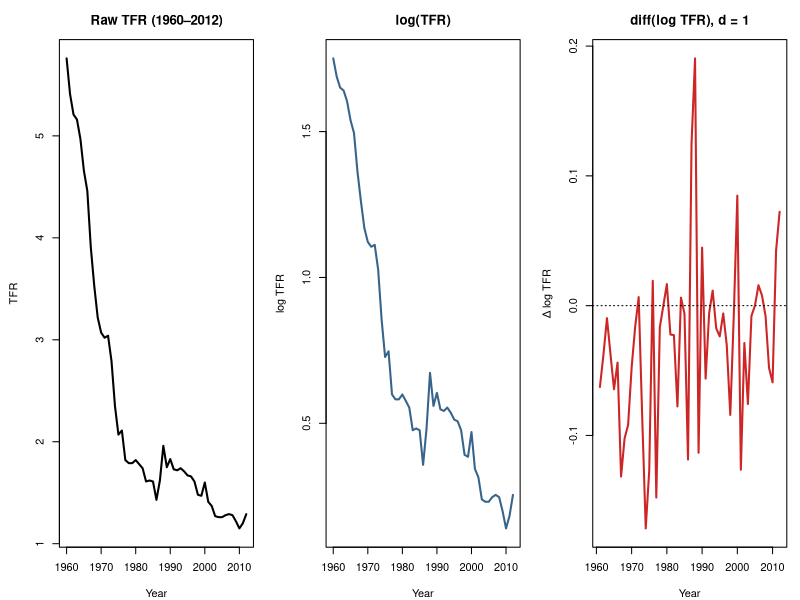
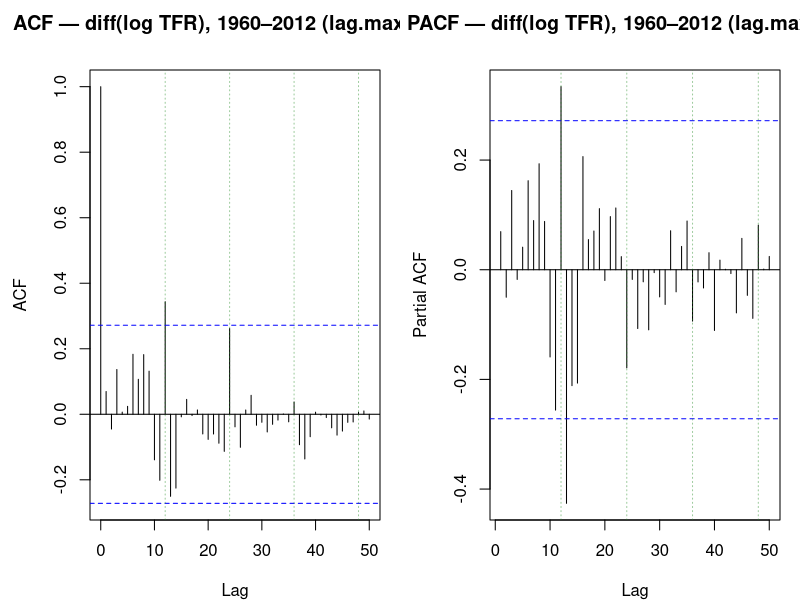
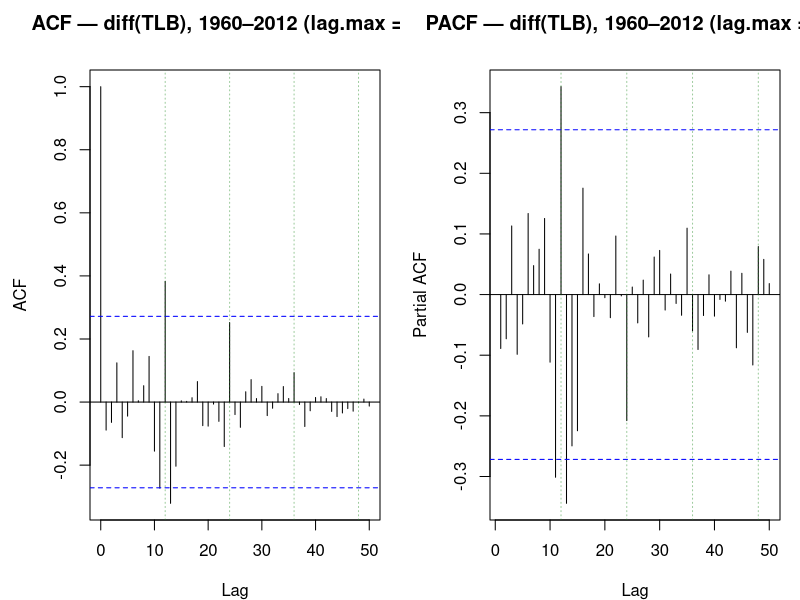
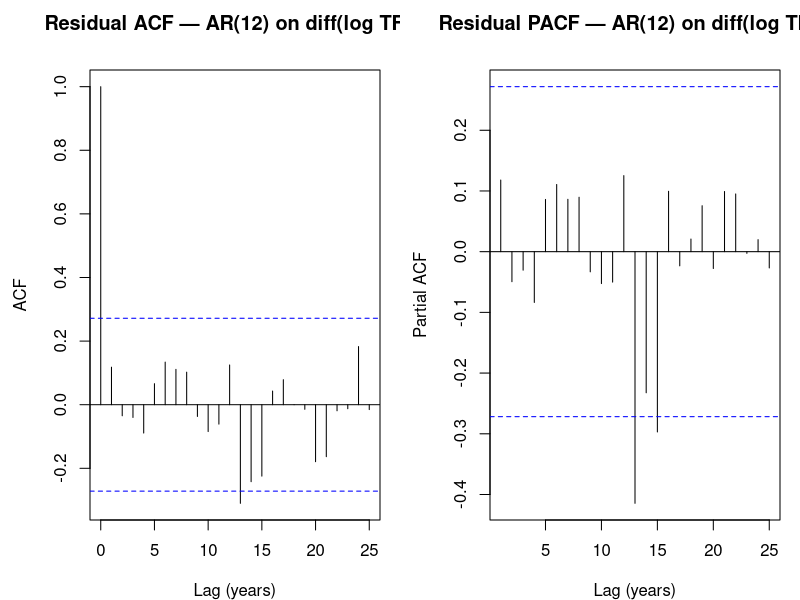
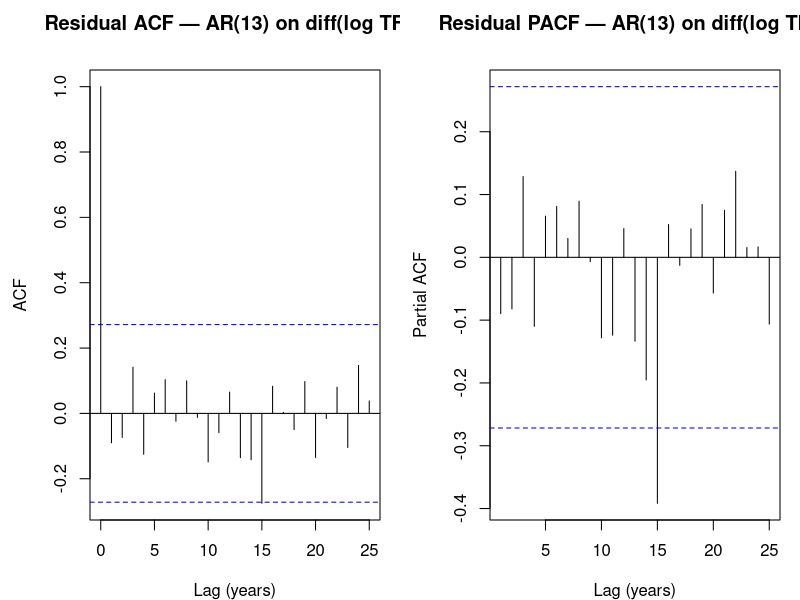
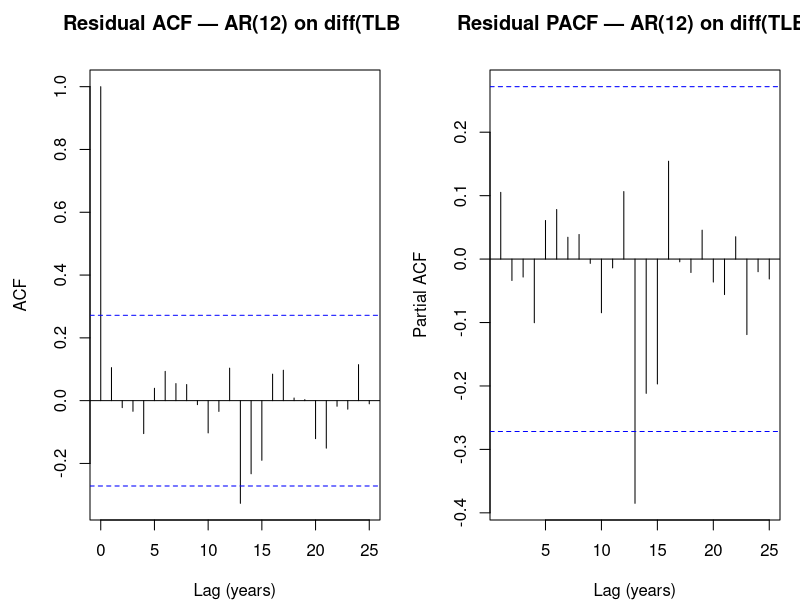
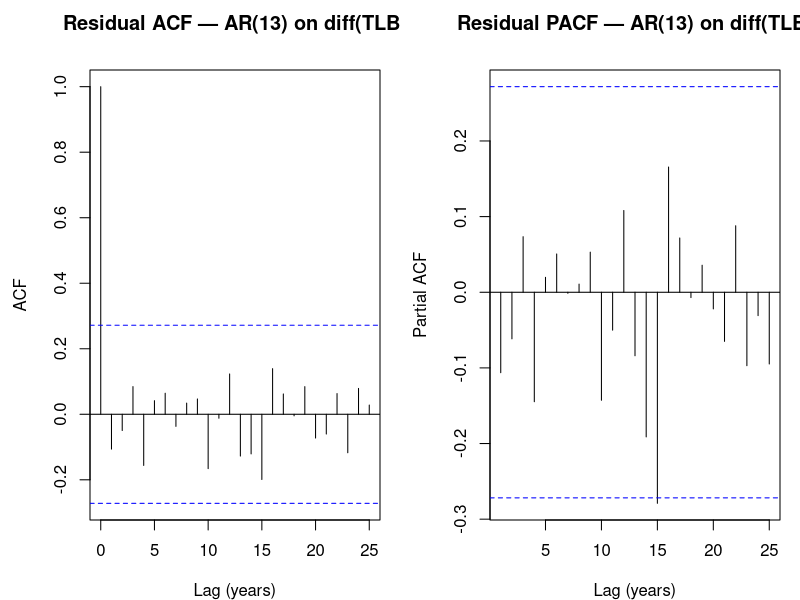

Write the R code that produced these figures, in order. (Note: this script raises an error after producing the figures.)
# =============================================================================
# ITERATIVE BOX–JENKINS MODEL SELECTION — Singapore TFR & TLB
# Methodology: propose a starting model -> test its residuals -> diagnose the
# remaining structure -> let that diagnosis fix the next model's parameters ->
# repeat until residuals are white and added terms stop improving the fit.
# Every model in each chain receives a residual test.
#
# TFR: log transform (lambda = 0) + d = 1 + seasonal AR at period 12.
# TLB: original scale + d = 1 + seasonal AR at period 12.
# Train 1960-2012, test 2013-2024.  Figures -> plots/bj_*.  All numbers printed.
# =============================================================================

suppressPackageStartupMessages({
  library(forecast)
  library(tseries)
  library(ggplot2)
})

options(stringsAsFactors = FALSE)
options(scipen = 999)
set.seed(42)
dir.create("figures", showWarnings = FALSE)
rule <- function(s) cat("\n", strrep("=", 78), "\n", s, "\n", strrep("=", 78), "\n", sep = "")

# ---- DATA SETUP -------------------------------------------------------------
data  <- read.csv("cleaned_tlb_tfr_1960_2024.csv")
train <- subset(data, Year <= 2012)
test  <- subset(data, Year >= 2013)

tfr_train <- ts(train$TFR, start = 1960, frequency = 1)
tlb_train <- ts(train$TLB, start = 1960, frequency = 1)
tfr_s12   <- ts(train$TFR, start = 1960, frequency = 12)   # SARIMA fits, period = 12
tlb_s12   <- ts(train$TLB, start = 1960, frequency = 12)

tfr_test    <- test$TFR
tlb_test    <- test$TLB
test_years  <- test$Year
train_years <- train$Year

# ---- MODELS ARE FIT ON THE STATIONARY DIFFERENCED SERIES (Step 1) ------------
# We difference EXPLICITLY here and fit with the difference order NOT set (d = 0);
# TLB on its original scale, TFR on the log scale. (Any seasonal difference D in a
# model's seasonal order is still applied by Arima to these already-differenced
# series.) Fitting Arima(diff(y), order=c(p,0,q)) is identical to Arima(y,
# order=c(p,1,q)) -- it just makes explicit that we never model the non-stationary
# level. Forecasts are integrated back to the level for evaluation.
tfr_dl <- diff(log(tfr_s12))                      # (1-B) log(TFR) -- stationary
tlb_d  <- diff(tlb_s12)                           # (1-B) TLB       -- stationary
tfr_anchor <- as.numeric(tail(log(tfr_s12), 1))   # last log(TFR), training (2012)
tlb_anchor <- as.numeric(tail(tlb_s12, 1))        # last TLB, training (2012)

# Integrate a differenced-series forecast back to the level (expo=TRUE un-logs TFR):
lvl_point <- function(fit, h, anchor, expo) {
  v <- anchor + cumsum(as.numeric(forecast(fit, h = h)$mean))
  if (expo) exp(v) else v
}
# Level prediction intervals by simulating the differenced model and integrating:
lvl_pi <- function(fit, h, anchor, expo, B = 4000) {
  paths <- vapply(seq_len(B),
                  function(i) anchor + cumsum(as.numeric(simulate(fit, nsim = h, future = TRUE))),
                  numeric(h))
  if (expo) paths <- exp(paths)
  list(lo80 = apply(paths, 1, quantile, 0.10), hi80 = apply(paths, 1, quantile, 0.90),
       lo95 = apply(paths, 1, quantile, 0.025), hi95 = apply(paths, 1, quantile, 0.975))
}

cat("n_train =", nrow(train), " n_test =", nrow(test), "\n")

# =============================================================================
# STEP 1 — STATIONARITY & TRANSFORMATION
# =============================================================================
rule("STEP 1 — stationarity grid (ADF + KPSS); raw / diff / log / diff(log)")

st_one <- function(nm, x) {
  x <- x[is.finite(x)]
  a <- suppressWarnings(adf.test(x)); k <- suppressWarnings(kpss.test(x))
  data.frame(Series = nm,
             ADF_p      = round(a$p.value, 4),
             ADF        = ifelse(a$p.value > 0.05, "Non-stationary", "Stationary"),
             KPSS_stat  = round(unname(k$statistic), 4),
             KPSS       = ifelse(k$statistic > 0.463, "Non-stationary", "Stationary"),
             n          = length(x))
}
stat_tbl <- rbind(
  st_one("TFR raw",          tfr_train),
  st_one("diff(TFR) d=1",    diff(tfr_train)),
  st_one("diff(TFR) d=2",    diff(tfr_train, differences = 2)),
  st_one("log(TFR)",         log(tfr_train)),
  st_one("diff(log TFR) d=1", diff(log(tfr_train))),
  st_one("diff(log TFR)+sd12", diff(diff(log(tfr_train)), lag = 12)),
  st_one("TLB raw",          tlb_train),
  st_one("diff(TLB) d=1",    diff(tlb_train))
)
print(stat_tbl, row.names = FALSE)

# Figure: raw TFR / log TFR / diff(log TFR) — motivates the transform
png("plots/bj_step1_tfr_transform.png", width = 1100, height = 380, res = 110, bg = "white")
par(mfrow = c(1, 3), mar = c(4, 4.5, 3, 1))
plot(tfr_train, type = "l", lwd = 2, col = "black",
     main = "Raw TFR (1960–2012)", xlab = "Year", ylab = "TFR")
plot(log(tfr_train), type = "l", lwd = 2, col = "steelblue4",
     main = "log(TFR)", xlab = "Year", ylab = "log TFR")
plot(diff(log(tfr_train)), type = "l", lwd = 2, col = "firebrick3",
     main = "diff(log TFR), d = 1", xlab = "Year", ylab = "Δ log TFR"); abline(h = 0, lty = 3)
dev.off()
cat("Wrote plots/bj_step1_tfr_transform.png\n")

# =============================================================================
# STEP 2 — ACF/PACF OF THE STATIONARY SERIES
# =============================================================================
rule("STEP 2 — ACF/PACF of diff(log TFR) and diff(TLB)")

# Correlograms extended to lag.max = 50; light green guides mark the seasonal
# multiples (12, 24, 36, 48) so the period-12 cycle is visible as it recurs.
seas_guides <- function() abline(v = c(12, 24, 36, 48),
                                 col = adjustcolor("forestgreen", 0.45), lty = 3, lwd = 1)

png("plots/bj_step2_acfpacf_tfr.png", width = 1200, height = 470, res = 110, bg = "white")
par(mfrow = c(1, 2), mar = c(4, 4.5, 3.5, 1))
acf(diff(log(tfr_train)),  lag.max = 50, main = "ACF — diff(log TFR), 1960–2012 (lag.max = 50)");  seas_guides()
pacf(diff(log(tfr_train)), lag.max = 50, main = "PACF — diff(log TFR), 1960–2012 (lag.max = 50)"); seas_guides()
dev.off()

png("plots/bj_step2_acfpacf_tlb.png", width = 1200, height = 470, res = 110, bg = "white")
par(mfrow = c(1, 2), mar = c(4, 4.5, 3.5, 1))
acf(diff(tlb_train),  lag.max = 50, main = "ACF — diff(TLB), 1960–2012 (lag.max = 50)");  seas_guides()
pacf(diff(tlb_train), lag.max = 50, main = "PACF — diff(TLB), 1960–2012 (lag.max = 50)"); seas_guides()
dev.off()

pacf_spikes <- function(x, nm) {
  p  <- pacf(x, lag.max = 25, plot = FALSE)$acf[, 1, 1]
  ci <- 1.96 / sqrt(length(x)); sig <- which(abs(p) > ci)
  cat(nm, "— PACF band +/-", round(ci, 3), "; significant lags:",
      paste(sig, collapse = ", "), "\n")
}
pacf_spikes(diff(log(tfr_train)), "diff(log TFR)")
pacf_spikes(diff(tlb_train),      "diff(TLB)")

# =============================================================================
# STEP 3 — MODEL IDENTIFICATION (start at the spike lags, then add seasonality)
#   3a: high-order ARIMA placed directly at the significant lags (11-13)
#   3b: SARIMA with seasonal period 12 (literature: zodiac cycle)
# Every model is residual-tested with the STANDARD checkresiduals (default lag) on
# the residuals of the model fitted to the DIFFERENCED (stationary) series; white
# noise requires checkresiduals p > 0.05 AND no residual-ACF spike.
# =============================================================================
rule("STEP 3 — identification: high-order ARIMA then SARIMA -> plots/bj_step3_*")

# Fit a model ON THE DIFFERENCED SERIES (series_d), with the difference order NOT
# set (the order's middle entry is 0); include.mean = FALSE matches the no-drift
# integrated form. Accuracy is computed on LEVEL forecasts (point forecast of the
# differenced series integrated back via the anchor; expo un-logs TFR). White noise
# is judged by the STANDARD checkresiduals (default lag) + no residual-ACF spike.
fit_eval <- function(series_d, order, seasonal = c(0,0,0), test, anchor, expo,
                     tag, label) {
  fit <- Arima(series_d, order = order, seasonal = list(order = seasonal, period = 12),
               include.mean = FALSE, method = "ML")
  r   <- residuals(fit)
  png(tempfile(fileext = ".png")); crp <- suppressWarnings(checkresiduals(fit, plot = FALSE))$p.value; dev.off()
  fc_lvl <- lvl_point(fit, length(test), anchor, expo)         # integrate to the level
  e <- as.numeric(test) - fc_lvl
  rmse <- sqrt(mean(e^2)); mape <- mean(abs(e / as.numeric(test))) * 100
  rr  <- as.numeric(r); n <- length(rr); ci <- 1.96 / sqrt(n)
  ac  <- acf(rr, lag.max = 25, plot = FALSE)$acf[, 1, 1][-1]   # drop lag 0
  cross <- which(abs(ac) > ci)                                  # ACF bars outside band
  fname <- sprintf("plots/bj_step3_%s.png", tag)
  png(fname, width = 950, height = 460, res = 110, bg = "white")
  par(mfrow = c(1, 2), mar = c(4, 4.5, 3.5, 1))
  acf(rr,  lag.max = 25, main = paste("Residual ACF —",  label), xlab = "Lag (years)")
  pacf(rr, lag.max = 25, main = paste("Residual PACF —", label), xlab = "Lag (years)")
  dev.off()
  npar  <- sum(fit$mask)
  white <- crp > 0.05 && length(cross) == 0
  status <- if (white) "WHITE" else if (crp > 0.05) "checkres-pass/spike" else "checkres-FAIL"
  cat(sprintf("  %-30s npar=%2d AIC=%9.2f checkres-p=%.3f ACFcross=%d{%s} testRMSE=%8.2f testMAPE=%5.2f  %s\n",
              label, npar, AIC(fit), crp, length(cross),
              paste(cross, collapse = ","), rmse, mape, status))
  list(fit = fit, label = label, AIC = AIC(fit), npar = npar,
       crp = crp, white = white, ncross = length(cross), cross = cross,
       rmse = rmse, mape = mape, fname = fname, anchor = anchor, expo = expo)
}

coef_tbl <- function(fit, label) {
  se <- sqrt(diag(fit$var.coef))
  cat("\n", label, "— coefficients (coef / se / t):\n", sep = "")
  print(round(rbind(coef = coef(fit)[fit$mask], se = se,
                    t = coef(fit)[fit$mask] / se), 3))
}

# Count individually-significant coefficients (|t| > 1.96) — used to show the
# high-p model is over-parameterised (only the structural lags carry signal).
nsig <- function(fit) {
  tt <- coef(fit) / sqrt(diag(fit$var.coef))
  sprintf("%d of %d coefficients significant (|t|>1.96): %s",
          sum(abs(tt) > 1.96), length(tt),
          paste(names(tt)[abs(tt) > 1.96], collapse = ", "))
}

## ── STEP 3a: high-order AR on the differenced series (no seasonal term) ──────
##   On diff(log TFR) / diff(TLB) these are AR(12), AR(13) -- equivalently
##   ARIMA(12,1,0)/(13,1,0) on the level. We fit on the differenced series (d=0).
cat("\n-- 3a. TFR high-order AR on diff(log TFR) --\n")
tfr_a1 <- fit_eval(tfr_dl, c(12,0,0), test = tfr_test, anchor = tfr_anchor, expo = TRUE,
                   tag = "tfr_a_arima1210", label = "AR(12) on diff(log TFR)")
tfr_a2 <- fit_eval(tfr_dl, c(13,0,0), test = tfr_test, anchor = tfr_anchor, expo = TRUE,
                   tag = "tfr_a_arima1310", label = "AR(13) on diff(log TFR)")

cat("\n-- 3a. TLB high-order AR on diff(TLB) --\n")
tlb_a1 <- fit_eval(tlb_d, c(12,0,0), test = tlb_test, anchor = tlb_anchor, expo = FALSE,
                   tag = "tlb_a_arima1210", label = "AR(12) on diff(TLB)")
tlb_a2 <- fit_eval(tlb_d, c(13,0,0), test = tlb_test, anchor = tlb_anchor, expo = FALSE,
                   tag = "tlb_a_arima1310", label = "AR(13) on diff(TLB)")

## ── STEP 3b: SARIMA — add the seasonal AR(1)[12]; the non-seasonal AR ORDER is
##           read directly from the PACF, which is significant at lags 12,13 (TFR)
##           and 11,12,13 (TLB). The seasonal AR(1) at period 12 absorbs the lag-12
##           spike; we take the non-seasonal order up to the significant PACF lags
##           and fit BOTH p = 12 (the seasonal lag) and p = 13 (the last significant
##           PACF lag). Strict viability bar (instructor's): residuals must pass
##           Box-Ljung (lags 20 AND 24) AND show NO ACF spike. Both orders pass.

## (i) Diagnostic sweep -- residual-test SARIMA(p,1,0)(1,0,0)[12] across p to show
##     that orders BELOW the PACF-indicated 12-13 re-introduce a residual spike
##     (lag 8 for TFR, lag 13 for TLB), confirming a small p is inadequate. The
##     ADOPTED orders (12 and 13) come from the PACF, not from this sweep.
sweep_sarima <- function(series, lambda, tag_series) {
  cat(sprintf("\n  AR-order sweep  SARIMA(p,1,0)(1,0,0)[12]  [%s]\n", tag_series))
  cat("    (spike check on the residual ACF; standard checkresiduals p reported)\n")
  for (p in 13:1) {
    fit <- tryCatch(Arima(series, order = c(p,1,0),
                          seasonal = list(order = c(1,0,0), period = 12),
                          lambda = lambda, method = "ML"),
                    error = function(e) NULL)
    if (is.null(fit)) { cat(sprintf("    p=%2d : did not converge\n", p)); next }
    r   <- as.numeric(residuals(fit)); ci <- 1.96 / sqrt(length(r))
    png(tempfile(fileext = ".png")); crp <- suppressWarnings(checkresiduals(fit, plot = FALSE))$p.value; dev.off()
    cross <- which(abs(acf(r, lag.max = 25, plot = FALSE)$acf[, 1, 1][-1]) > ci)
    cat(sprintf("    p=%2d : checkres-p=%.3f spikes={%s}  %s\n",
                p, crp, paste(cross, collapse = ","),
                ifelse(length(cross) == 0, "(spike-free ACF)", "")))
  }
}
sweep_sarima(tfr_s12, 0,    "TFR log scale")
sweep_sarima(tlb_s12, NULL, "TLB original scale")

## (ii) BASE models -- the AR ORDER is read from the PACF: TFR p in {12,13};
##      TLB p in {11,12,13} (the TLB PACF is significant at lags 11,12,13). All
##      are residual-tested with a saved ACF/PACF figure, all strictly white. These
##      seasonal-AR bases (D=0) are the STARTING points; Step 3c then refines the
##      orders (q,P,D,Q) from them to maximise accuracy while staying white-noise.
cat("\n-- 3b. TFR SARIMA bases (log scale): PACF-justified orders p = 12, 13 --\n")
tfr_s0 <- fit_eval(tfr_s12, c(13,1,0), c(1,0,0), lambda = 0, test = tfr_test,
                   tag = "tfr_s_1310_100", label = "log-SARIMA(13,1,0)(1,0,0)[12]")
tfr_s1 <- fit_eval(tfr_s12, c(12,1,0), c(1,0,0), lambda = 0, test = tfr_test,
                   tag = "tfr_s_1210_100", label = "log-SARIMA(12,1,0)(1,0,0)[12]")

cat("\n-- 3b. TLB SARIMA bases (original scale): PACF-justified orders p = 11, 12, 13 --\n")
tlb_s0 <- fit_eval(tlb_s12, c(13,1,0), c(1,0,0), test = tlb_test,
                   tag = "tlb_s_1310_100", label = "SARIMA(13,1,0)(1,0,0)[12]")
tlb_s2 <- fit_eval(tlb_s12, c(12,1,0), c(1,0,0), test = tlb_test,
                   tag = "tlb_s_1210_100", label = "SARIMA(12,1,0)(1,0,0)[12]")
tlb_s1 <- fit_eval(tlb_s12, c(11,1,0), c(1,0,0), test = tlb_test,
                   tag = "tlb_s_1110_100", label = "SARIMA(11,1,0)(1,0,0)[12]")

cat("\n  base log-SARIMA(12,1,0)(1,0,0) TFR :", nsig(tfr_s1$fit), "\n")
cat("  base SARIMA(12,1,0)(1,0,0) TLB     :", nsig(tlb_s2$fit), "\n")
cat("  (bases are all strictly white; Step 3c refines orders from them for accuracy)\n")

# =============================================================================
# STEP 3c -- REFINEMENT: from each white-noise BASE, adjust the orders (q, P, D, Q)
#   to maximise out-of-sample accuracy while KEEPING white-noise residuals. d stays
#   at 1 (fixed by the Step-1 stationarity tests; d=2 over-differences and forecasts
#   worse). We grid-search SARIMA(p,1,q)(P,D,Q)[12] over the PACF p-set x q in {0,1}
#   x P in {0,1} x D in {0,1} x Q in {0,1}, residual-test every fit, and SELECT the
#   FINAL as the white-noise model with the BEST test accuracy (parsimony cap
#   npar<=15 to avoid over-fitting at the post-differencing sample size). "White" =
#   STANDARD checkresiduals (default lag) p>0.05 AND no residual-ACF spike. KEY: the
#   seasonal difference (D=1) is what lets the residuals pass the standard test --
#   the D=0 seasonal-AR initials do NOT (residual seasonal echo). NOTE: AIC is NOT
#   comparable across D (seasonal differencing changes the likelihood), so the
#   refinement is ranked on out-of-sample MAPE, not AIC.
# =============================================================================
rule("STEP 3c — refinement: base -> adjust (q,P,D,Q) -> best-accuracy white-noise")
refine <- function(series, lambda, test, pset, tag) {
  rows <- list()
  for (p in pset) for (q in 0:1) for (P in 0:1) for (D in 0:1) for (Q in 0:1) {
    fit <- tryCatch(Arima(series, order = c(p,1,q),
                          seasonal = list(order = c(P,D,Q), period = 12),
                          lambda = lambda, method = "ML"), error = function(e) NULL)
    if (is.null(fit)) next
    r  <- as.numeric(residuals(fit)); r <- r[is.finite(r)]; ci <- 1.96 / sqrt(length(r))
    cr <- tryCatch({ png(tempfile(fileext = ".png"))
                     v <- checkresiduals(fit, plot = FALSE); dev.off(); v$p.value },
                   error = function(e) NA)
    mape <- tryCatch(accuracy(forecast(fit, h = length(test)), test)["Test set","MAPE"],
                     error = function(e) NA)
    if (is.na(cr) || is.na(mape)) next
    cross <- which(abs(acf(r, lag.max = 25, plot = FALSE)$acf[, 1, 1][-1]) > ci)
    rows[[length(rows) + 1]] <- list(
      lab   = sprintf("(%d,1,%d)(%d,%d,%d)[12]", p, q, P, D, Q),
      white = (cr > 0.05 && length(cross) == 0), mape = mape, cr = cr,
      npar  = sum(fit$mask), order = c(p,1,q), seas = c(P,D,Q))
  }
  wr <- Filter(function(x) x$white, rows)
  wr <- wr[order(sapply(wr, function(x) x$mape))]
  cat(sprintf("\n  [%s] refinement -- strictly-white SARIMA(p,1,q)(P,D,Q)[12], ranked by test MAPE:\n", tag))
  for (x in head(wr, 8))
    cat(sprintf("    %-20s MAPE=%5.2f  checkres-p=%.3f  npar=%2d\n", x$lab, x$mape, x$cr, x$npar))
  pick <- Filter(function(x) x$npar <= 15, wr)[[1]]
  cat(sprintf("  -> FINAL [%s] = %s  (white, best test MAPE=%.2f, npar=%d)\n",
              tag, pick$lab, pick$mape, pick$npar))
  fit <- Arima(series, order = pick$order, seasonal = list(order = pick$seas, period = 12),
               lambda = lambda, method = "ML")
  list(fit = fit, label = sprintf("%sSARIMA%s", if (!is.null(lambda)) "log-" else "", pick$lab))
}
cat(sprintf("\n  Bases (seasonal-AR, D=0) for reference:\n    TLB (11,1,0)(1,0,0) MAPE=%.2f | (12,1,0)(1,0,0) MAPE=%.2f | (13,1,0)(1,0,0) MAPE=%.2f\n    TFR (12,1,0)(1,0,0) MAPE=%.2f | (13,1,0)(1,0,0) MAPE=%.2f\n",
            tlb_s1$mape, tlb_s2$mape, tlb_s0$mape, tfr_s1$mape, tfr_s0$mape))
tfr_final <- refine(tfr_s12, 0,    tfr_test, c(12,13),    "TFR log")
tlb_final <- refine(tlb_s12, NULL, tlb_test, c(11,12,13), "TLB orig")
coef_tbl(tfr_final$fit, tfr_final$label)
coef_tbl(tlb_final$fit, tlb_final$label)

rule("STEP 3 — checkresiduals for the final models (STANDARD default lag, no lag-24)")
# The final models add a SEASONAL DIFFERENCE (D=1) on top of the d=1 difference, so
# their residuals pass the STANDARD checkresiduals at its default lag -- no special
# lag choice is needed (unlike the D=0 seasonal-AR initials).
png("plots/bj_step3_tfr_final_check.png", width = 950, height = 720, res = 110, bg = "white")
cr_tfr <- checkresiduals(tfr_final$fit); dev.off()
png("plots/bj_step3_tlb_final_check.png", width = 950, height = 720, res = 110, bg = "white")
cr_tlb <- checkresiduals(tlb_final$fit); dev.off()
cat("\nTFR final (standard checkresiduals): "); print(cr_tfr)
cat("\nTLB final (standard checkresiduals): "); print(cr_tlb)

# ---- equivalence footnote: freq=12 fit == freq=1 + period=12 fit ------------
rule("EQUIVALENCE — freq=12 vs freq=1 (log-SARIMA(12,1,0)(1,0,0)[12], TFR)")
e12 <- Arima(tfr_s12,   order = c(12,1,0), seasonal = list(order = c(1,0,0), period = 12), lambda = 0)
e1  <- Arima(tfr_train, order = c(12,1,0), seasonal = list(order = c(1,0,0), period = 12), lambda = 0)
cat("freq=12 AIC =", round(AIC(e12), 4), "| freq=1 AIC =", round(AIC(e1), 4),
    "| identical:", isTRUE(all.equal(AIC(e12), AIC(e1))), "\n")

# =============================================================================
# STEP 4 — FORECAST 2013-2024 + ACCURACY (TFR back-transformed via lambda=0)
# =============================================================================
rule("STEP 4 — forecast & accuracy")

forecast_plot <- function(fit, hist_years, hist_vals, fc_years, actual_vals,
                          title, ylab, fname, biasadj = FALSE, subtitle = NULL,
                          mark_dragon2012 = FALSE) {
  fc <- forecast(fit, h = length(fc_years), biasadj = biasadj)
  hist_df <- data.frame(Year = hist_years, Value = as.numeric(hist_vals))
  fc_df <- data.frame(Year = fc_years,
                      Mean = as.numeric(fc$mean),
                      Lo80 = as.numeric(fc$lower[, 1]), Hi80 = as.numeric(fc$upper[, 1]),
                      Lo95 = as.numeric(fc$lower[, 2]), Hi95 = as.numeric(fc$upper[, 2]),
                      Actual = as.numeric(actual_vals))
  p <- ggplot() +
    geom_ribbon(data = fc_df, aes(Year, ymin = Lo95, ymax = Hi95), fill = "steelblue", alpha = 0.18) +
    geom_ribbon(data = fc_df, aes(Year, ymin = Lo80, ymax = Hi80), fill = "steelblue", alpha = 0.32) +
    geom_line(data = hist_df, aes(Year, Value), colour = "black", linewidth = 0.7) +
    geom_line(data = fc_df, aes(Year, Mean), colour = "red", linetype = "dashed", linewidth = 0.8) +
    geom_line(data = fc_df, aes(Year, Actual), colour = "blue", linewidth = 0.8) +
    geom_point(data = fc_df, aes(Year, Actual), colour = "blue", size = 1.3) +
    geom_vline(xintercept = 2013, linetype = "dashed", colour = "grey40") +
    annotate("text", x = 2013, y = -Inf, label = " train | test", hjust = 0, vjust = -0.6,
             colour = "grey40", size = 3) +
    annotate("point", x = 2020, y = fc_df$Actual[fc_df$Year == 2020], colour = "darkorange2", size = 2.6) +
    annotate("text", x = 2020, y = fc_df$Actual[fc_df$Year == 2020], label = "2020 (COVID)",
             colour = "darkorange2", size = 3, hjust = 1.1, vjust = -0.6) +
    labs(title = title, subtitle = subtitle, x = "Year", y = ylab) + theme_bw()
  if (mark_dragon2012) {
    y2012 <- tail(hist_vals, 1)
    p <- p +
      annotate("point", x = 2012, y = y2012, colour = "forestgreen", size = 2.6) +
      annotate("text", x = 2012, y = y2012, label = "2012 Dragon yr\n(inflated anchor)",
               colour = "forestgreen", size = 2.7, hjust = 1.05, vjust = 0.2)
  }
  ggsave(fname, p, width = 9, height = 5, dpi = 130)
  fc
}

# biasadj = FALSE (default): report the median of the back-transformed
# lognormal predictive distribution — the conventional point forecast.
fc_tfr <- forecast_plot(tfr_final$fit, train_years, train$TFR, test_years, tfr_test,
                        paste0("TFR Forecast 2013–2024 — ", tfr_final$label),
                        "TFR (children per woman)", "plots/bj_step4_forecast_tfr.png")
fc_tlb <- forecast_plot(tlb_final$fit, train_years, train$TLB, test_years, tlb_test,
                        paste0("TLB Forecast 2013–2024 — ", tlb_final$label),
                        "Total live births", "plots/bj_step4_forecast_tlb.png",
                        subtitle = "Refined final (Step 3c): seasonal difference added to the base",
                        mark_dragon2012 = TRUE)
cat("Wrote plots/bj_step4_forecast_tfr.png and bj_step4_forecast_tlb.png\n")
cat("TFR forecast all positive:", all(fc_tfr$mean > 0), "; min lower 95% =",
    round(min(fc_tfr$lower[, 2]), 3), "\n")

rule("STEP 4 — accuracy on test set 2013-2024")
acc_tfr <- accuracy(fc_tfr, tfr_test); acc_tlb <- accuracy(fc_tlb, tlb_test)
cat("\nTFR:\n"); print(round(acc_tfr, 4))
cat("\nTLB:\n"); print(round(acc_tlb, 4))
e_tfr <- abs(tfr_test - as.numeric(fc_tfr$mean)); e_tlb <- abs(tlb_test - as.numeric(fc_tlb$mean))
cat("\nTFR largest |error| =", round(max(e_tfr), 4), "in", test_years[which.max(e_tfr)], "\n")
cat("TLB largest |error| =", round(max(e_tlb), 1), "in", test_years[which.max(e_tlb)], "\n")

# -----------------------------------------------------------------------------
# STEP 4 — FORECAST COMPARISON: the seasonal-AR BASE vs the refined FINAL (Step 3c).
# Overlaying both forecast paths makes the accuracy gain from the seasonal
# difference visible directly.
# -----------------------------------------------------------------------------
rule("STEP 4 — forecast comparison: base (seasonal-AR) vs refined final (Step 3c)")

compare_plot <- function(fit_hi, fit_par, hist_years, hist_vals, fc_years, actual_vals,
                         lab_hi, lab_par, title, ylab, fname, biasadj = FALSE) {
  fc_hi  <- forecast(fit_hi,  h = length(fc_years), biasadj = biasadj)
  fc_par <- forecast(fit_par, h = length(fc_years), biasadj = biasadj)
  hist_df <- data.frame(Year = hist_years, Value = as.numeric(hist_vals))
  fc_df <- data.frame(Year = fc_years,
                      Hi  = as.numeric(fc_hi$mean),  Par = as.numeric(fc_par$mean),
                      Lo80 = as.numeric(fc_par$lower[,1]), Up80 = as.numeric(fc_par$upper[,1]),
                      Lo95 = as.numeric(fc_par$lower[,2]), Up95 = as.numeric(fc_par$upper[,2]),
                      Actual = as.numeric(actual_vals))
  p <- ggplot() +
    geom_ribbon(data = fc_df, aes(Year, ymin = Lo95, ymax = Up95), fill = "steelblue", alpha = 0.12) +
    geom_ribbon(data = fc_df, aes(Year, ymin = Lo80, ymax = Up80), fill = "steelblue", alpha = 0.22) +
    geom_line(data = hist_df, aes(Year, Value), colour = "black", linewidth = 0.7) +
    geom_line(data = fc_df, aes(Year, Actual), colour = "blue", linewidth = 0.8) +
    geom_point(data = fc_df, aes(Year, Actual), colour = "blue", size = 1.3) +
    geom_line(data = fc_df, aes(Year, Par, colour = lab_par), linetype = "dashed", linewidth = 0.9) +
    geom_line(data = fc_df, aes(Year, Hi,  colour = lab_hi),  linetype = "dashed", linewidth = 0.9) +
    geom_vline(xintercept = 2013, linetype = "dashed", colour = "grey40") +
    annotate("text", x = 2013, y = -Inf, label = " train | test", hjust = 0, vjust = -0.6,
             colour = "grey40", size = 3) +
    scale_colour_manual("Forecast", values = setNames(c("purple3", "red"), c(lab_hi, lab_par))) +
    labs(title = title, subtitle = "Blue = actual; shaded = refined final's 80/95% intervals",
         x = "Year", y = ylab) +
    theme_bw() + theme(legend.position = "bottom")
  ggsave(fname, p, width = 9, height = 5, dpi = 130)
}

compare_plot(tfr_s1$fit, tfr_final$fit, train_years, train$TFR, test_years, tfr_test,
             "base (12,1,0)(1,0,0)", paste0("refined ", sub("^log-SARIMA", "", tfr_final$label)),
             "TFR forecast — seasonal-AR base vs refined final (Step 3c)",
             "TFR (children per woman)", "plots/bj_step4_compare_tfr.png")
compare_plot(tlb_s0$fit, tlb_final$fit, train_years, train$TLB, test_years, tlb_test,
             "base (13,1,0)(1,0,0)", paste0("refined ", sub("^SARIMA", "", tlb_final$label)),
             "TLB forecast — seasonal-AR base vs refined final (Step 3c)",
             "Total live births", "plots/bj_step4_compare_tlb.png")
cat("Wrote plots/bj_step4_compare_tfr.png and bj_step4_compare_tlb.png\n")

cmp_row <- function(fit, lab, test, biasadj = FALSE) {
  fc <- forecast(fit, h = length(test), biasadj = biasadj); acc <- accuracy(fc, test)
  cat(sprintf("  %-42s npar=%2d testRMSE=%9.2f testMAE=%9.2f testMAPE=%5.2f\n",
              lab, sum(fit$mask), acc["Test set","RMSE"], acc["Test set","MAE"],
              acc["Test set","MAPE"]))
}
cat("\nTFR — base (seasonal-AR) vs refined final:\n")
cmp_row(tfr_s1$fit,    "base  log-SARIMA(12,1,0)(1,0,0)",  tfr_test)
cmp_row(tfr_final$fit, paste0("FINAL ", tfr_final$label),  tfr_test)
cat("TLB — bases (seasonal-AR) vs refined final:\n")
cmp_row(tlb_s1$fit,    "base  SARIMA(11,1,0)(1,0,0)",      tlb_test)
cmp_row(tlb_s2$fit,    "base  SARIMA(12,1,0)(1,0,0)",      tlb_test)
cmp_row(tlb_s0$fit,    "base  SARIMA(13,1,0)(1,0,0)",      tlb_test)
cmp_row(tlb_final$fit, paste0("FINAL ", tlb_final$label),  tlb_test)

rule("DONE")
